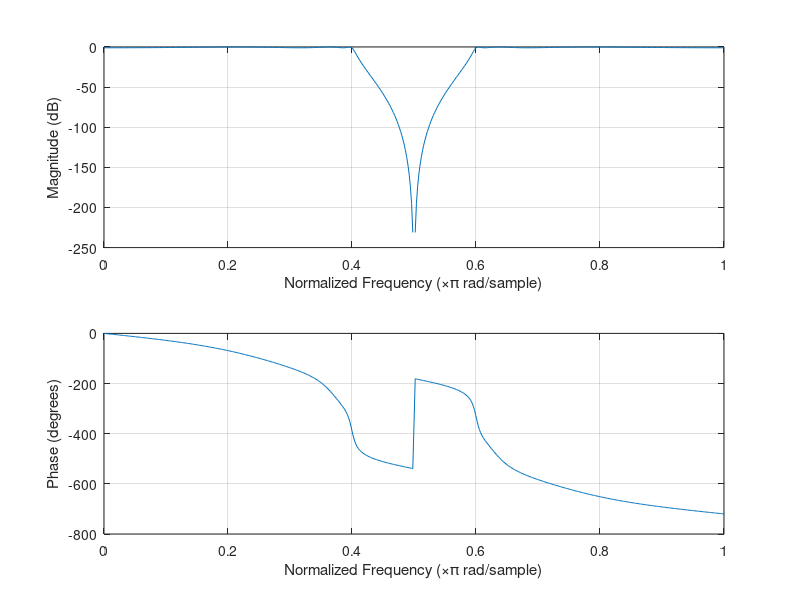

The MATLAB source for this figure:
clc
clear
clear all
pkg load signal

% =----------------------------------------------------------------
% DATOS - FILTRO IIR ELIMINA BANDA:
% =----------------------------------------------------------------
% Orden del filtro:
n = 6;

% Frecuencia de muestreo:
fs = 20e3; 

% Frecuencia maxima segun Nyquist:
fm = fs/2;

% Frecuencia de corte central:
fc = 0.5 * fm; 

% Frecuencia de corte superior:
fh = fc + 0.2*fc;

% Frecuencia de corte inferior:
fl = fc - 0.2*fc;

% Mensajes:
printf("\n=--------------------------------------------")
printf("\nFILTRO IIR ELIMINA BANDA CHEBY TIPO 1")
printf("\n=--------------------------------------------")
printf("\n  - Orden: %d\n",n)
printf("\n  - Frecuencia muestreo:%d Hz\n",fs)
printf("\n  - Frecuencia maxima : %d Hz\n",fm)
printf("\n  - Frecuencia inferior:%d Hz\n",fl)
printf("\n  - Frecuencia central: %d Hz\n",fc)
printf("\n  - Frecuencia superior:%d Hz\n\n",fh)
% =----------------------------------------------------------------

% =----------------------------------------------------------------
% DISEÑO DEL FILTRO - Cheby Tipo I:
% =----------------------------------------------------------------
% Coeficientes:
[b,a] = cheby1(n,1,[fl/fm,fh/fm],"stop");

% Grafico de la respuesta en frecuencia:
freqz(b,a)
% =----------------------------------------------------------------
